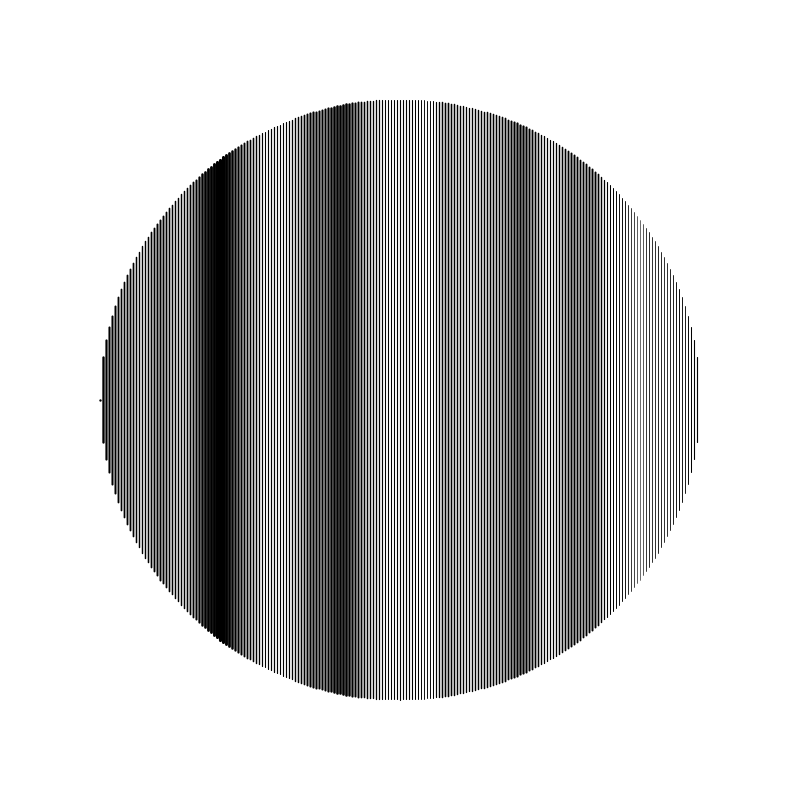
Frame 1 (no input)
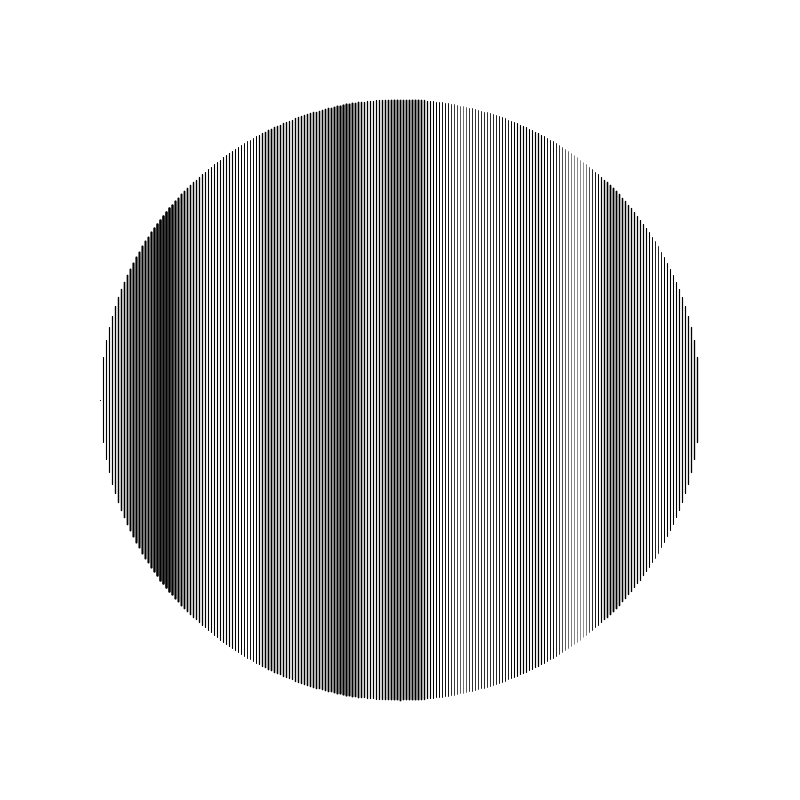
Frame 60 (the mouse pressed at the canvas centre just before this capture)
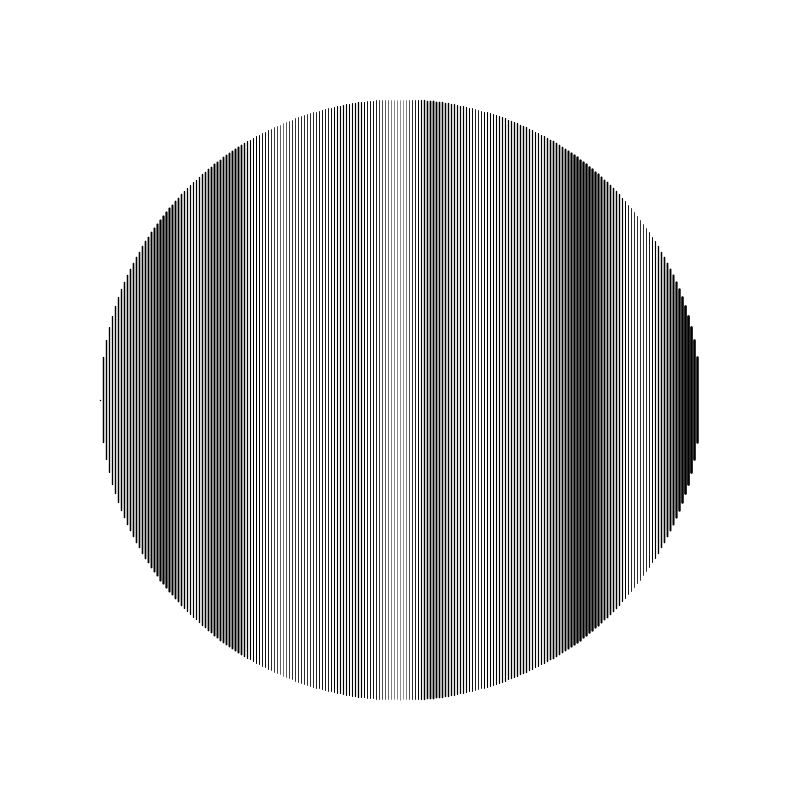
Frame 120 (the mouse held since frame 60 and released just before this capture)

The Processing sketch that drew these frames (run headless with seeded random() and noise(); from frame 60 on, the mouse is pressed at the canvas centre):

// Processing sketch: p_2015_07_13_circleLines
// ── p_2015_07_13_circleLines.pde
float r = 300;
PVector p;
int numLines = 200;
float x = 0;
float counter = 0;
void setup()  {
 size( 800, 800 );
 background( 255 ); 
 p = new PVector( 0, 0 );
}
void draw()  {
 background( 255 );
 translate( width/2, height/2 );
 for ( int i=0 ; i<numLines ; i++ )  {
   strokeWeight( 4*noise( counter+(i*.05) ) );
   x = -(r) + i*(r/numLines*2);
   line( x, -sqrt( sq(r)-sq(x)), x, sqrt( sq(r)-sq(x)));
 }
 counter+=.05;
}
